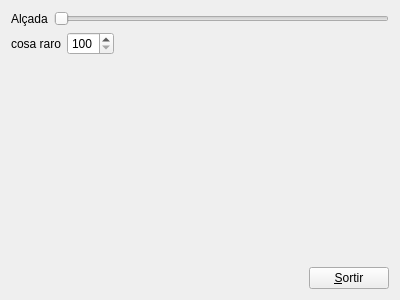
<?xml version="1.0" encoding="UTF-8"?>
<ui version="4.0">
 <class>myForm</class>
 <widget class="QWidget" name="myForm">
  <property name="geometry">
   <rect>
    <x>0</x>
    <y>0</y>
    <width>400</width>
    <height>300</height>
   </rect>
  </property>
  <property name="windowTitle">
   <string>mi Primera mierda</string>
  </property>
  <layout class="QVBoxLayout" name="verticalLayout_2">
   <item>
    <layout class="QHBoxLayout" name="horizontalLayout_2">
     <item>
      <widget class="QLabel" name="label">
       <property name="text">
        <string>Alçada</string>
       </property>
      </widget>
     </item>
     <item>
      <widget class="QSlider" name="horizontalSlider">
       <property name="minimumSize">
        <size>
         <width>200</width>
         <height>0</height>
        </size>
       </property>
       <property name="minimum">
        <number>100</number>
       </property>
       <property name="maximum">
        <number>120</number>
       </property>
       <property name="orientation">
        <enum>Qt::Horizontal</enum>
       </property>
      </widget>
     </item>
    </layout>
   </item>
   <item>
    <layout class="QHBoxLayout" name="horizontalLayout_3">
     <item>
      <widget class="QLabel" name="label_2">
       <property name="text">
        <string>cosa raro</string>
       </property>
      </widget>
     </item>
     <item>
      <widget class="QSpinBox" name="spinBox">
       <property name="minimum">
        <number>100</number>
       </property>
       <property name="maximum">
        <number>120</number>
       </property>
      </widget>
     </item>
     <item>
      <spacer name="horizontalSpacer_2">
       <property name="orientation">
        <enum>Qt::Horizontal</enum>
       </property>
       <property name="sizeHint" stdset="0">
        <size>
         <width>40</width>
         <height>20</height>
        </size>
       </property>
      </spacer>
     </item>
    </layout>
   </item>
   <item>
    <layout class="QVBoxLayout" name="verticalLayout">
     <item>
      <spacer name="verticalSpacer">
       <property name="orientation">
        <enum>Qt::Vertical</enum>
       </property>
       <property name="sizeHint" stdset="0">
        <size>
         <width>20</width>
         <height>40</height>
        </size>
       </property>
      </spacer>
     </item>
     <item>
      <layout class="QHBoxLayout" name="horizontalLayout">
       <item>
        <spacer name="horizontalSpacer">
         <property name="orientation">
          <enum>Qt::Horizontal</enum>
         </property>
         <property name="sizeHint" stdset="0">
          <size>
           <width>40</width>
           <height>20</height>
          </size>
         </property>
        </spacer>
       </item>
       <item>
        <widget class="QPushButton" name="pushButton">
         <property name="text">
          <string>&amp;Sortir</string>
         </property>
         <property name="shortcut">
          <string>Alt+S</string>
         </property>
        </widget>
       </item>
      </layout>
     </item>
    </layout>
   </item>
  </layout>
 </widget>
 <resources/>
 <connections>
  <connection>
   <sender>pushButton</sender>
   <signal>clicked()</signal>
   <receiver>myForm</receiver>
   <slot>close()</slot>
   <hints>
    <hint type="sourcelabel">
     <x>333</x>
     <y>263</y>
    </hint>
    <hint type="destinationlabel">
     <x>164</x>
     <y>129</y>
    </hint>
   </hints>
  </connection>
  <connection>
   <sender>spinBox</sender>
   <signal>valueChanged(int)</signal>
   <receiver>horizontalSlider</receiver>
   <slot>setValue(int)</slot>
   <hints>
    <hint type="sourcelabel">
     <x>160</x>
     <y>80</y>
    </hint>
    <hint type="destinationlabel">
     <x>220</x>
     <y>30</y>
    </hint>
   </hints>
  </connection>
  <connection>
   <sender>horizontalSlider</sender>
   <signal>valueChanged(int)</signal>
   <receiver>spinBox</receiver>
   <slot>setValue(int)</slot>
   <hints>
    <hint type="sourcelabel">
     <x>247</x>
     <y>32</y>
    </hint>
    <hint type="destinationlabel">
     <x>172</x>
     <y>81</y>
    </hint>
   </hints>
  </connection>
 </connections>
</ui>
